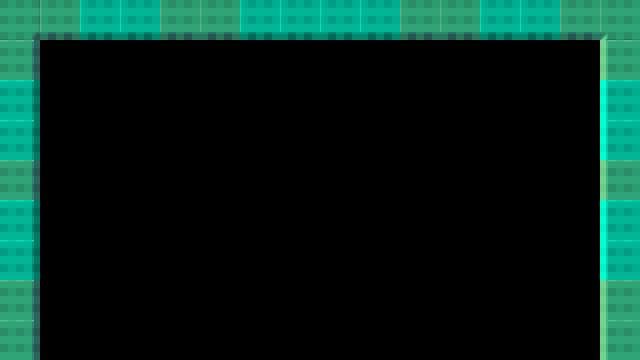

A 2D game scene composited from a Tiled map and its tileset images. What follows is a short description and the map's XML, with every tile layer's data as written:
An orthogonal 16x9 tile map with 40x40 px tiles, 1 tile layer (TileMapScenery).

<map version="1.1" tiledversion="2018.09.12" orientation="orthogonal" renderorder="right-down" width="16" height="9" tilewidth="40" tileheight="40" infinite="0" nextlayerid="2" nextobjectid="1">
 <tileset firstgid="1" source="TileSetScenery.tsx" />
 <layer id="1" name="TileMapScenery" width="16" height="9">
  <data encoding="csv">
2,5,8,8,5,5,8,8,8,8,5,5,8,8,5,3,
4,0,0,0,0,0,0,0,0,0,0,0,0,0,0,6,
7,0,0,0,0,0,0,0,0,0,0,0,0,0,0,9,
7,0,0,0,0,0,0,0,0,0,0,0,0,0,0,9,
4,0,0,0,0,0,0,0,0,0,0,0,0,0,0,6,
7,0,0,0,0,0,0,0,0,0,0,0,0,0,0,9,
7,0,0,0,0,0,0,0,0,0,0,0,0,0,0,9,
4,0,0,0,0,0,0,0,0,0,0,0,0,0,0,6,
4,0,0,0,0,0,0,0,0,0,0,0,0,0,0,6
</data>
 </layer>
</map>
